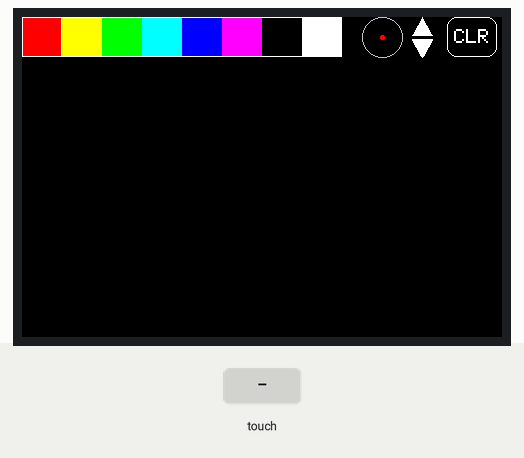
Simulated run of this sketch. Board: STM32 Blue Pill. Shown: 480×320 colour display. Inputs (shaded band) come from the test bench.

Above: at 1.5 s.
1.6 s: touch panel pressed at 13 % / 10 % of its raw x / y range
At 2.4 s:
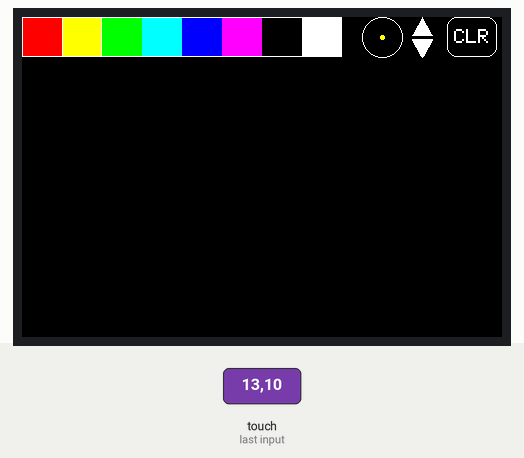
3.1 s: touch panel pressed at 38 % / 10 % of its raw x / y range
At 3.6 s:
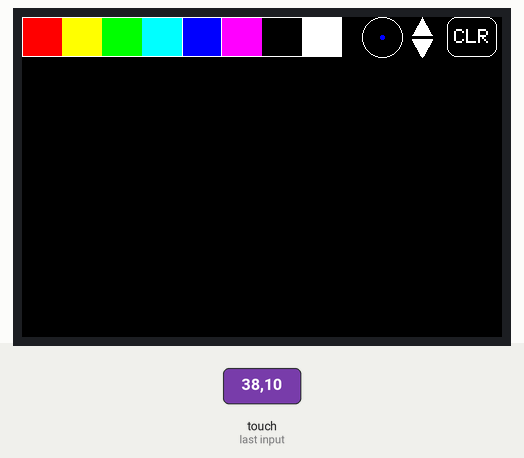
4.6 s: touch panel pressed at 62 % / 10 % of its raw x / y range
6.1 s: touch panel pressed at 87 % / 10 % of its raw x / y range
At 7.0 s:
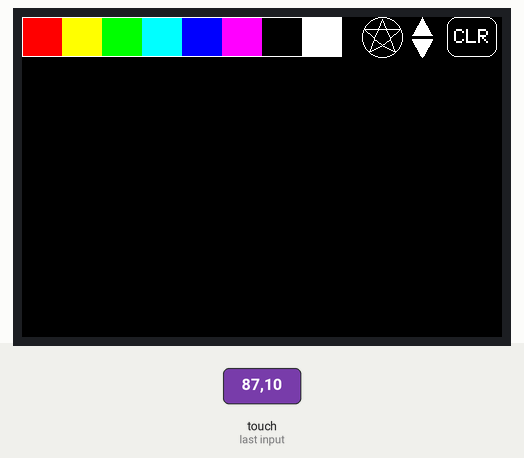
7.6 s: touch panel pressed at 13 % / 10 % of its raw x / y range
At 8.2 s:
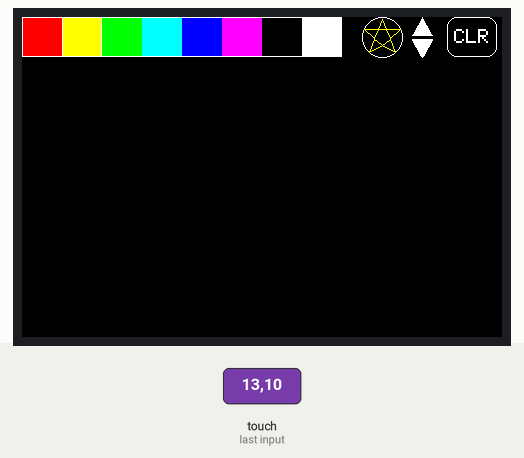
9.1 s: touch panel pressed at 38 % / 10 % of its raw x / y range
At 10.5 s:
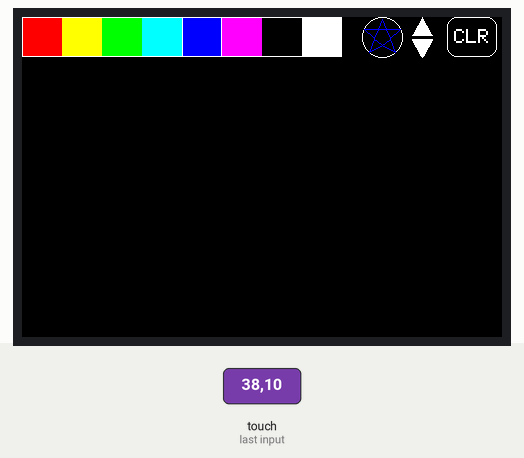
Timing chart, 0 to 11.6 s (numbered marks = the images above; inputs shaded):
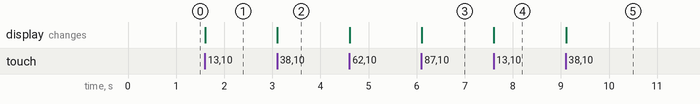

Measured:
- after the input at 1.6 s, the display: changes at once (image 1)
- after the input at 3.1 s, the display: changes at once (image 2)
- after the input at 6.1 s, the display: changes at once (image 3)
- after the input at 7.6 s, the display: changes at once (image 4)
- after the input at 9.1 s, the display: changes at once (image 5)

The sketch:

TSpaint.ino
```cpp
/***************************************************************
Touchscreen paint: screen painting application derived from Adafruit
touchpaint example in https://github.com/adafruit/Adafruit_ILI9341.

Enhanced with more colour selection, clear screen and
variable pen widths using a pressure-sensing zone on the screen.
Also allow for fine width selection through up/down arrows.

Prerequisites:
  3.5" Raspberry Pi tft lcd display (SPI interface)
  Blue pill with stm32duino core
  ST-Link programmer
  USB serial adapter
  Adafruit_GFX_Library
  Adafruit_ILI9486_STM32 driver
  XPT2046 Touchscreen driver
***************************************************************/

#include "Adafruit_ILI9486_STM32.h"
#include <XPT2046_Touchscreen.h>
#include <math.h>

#define TS_CS_PIN  PA3
#define Serial Serial1    //use Serial1 port

#define BOXSIZE 40
#define HALFBOX BOXSIZE/2
#define MIN_PENRADIUS 1
#define MAX_PENRADIUS MIN_PENRADIUS*20

#define TS_MINX 180    //derived from touchscreen calibration
#define TS_MINY 250
#define TS_MAXX 3900
#define TS_MAXY 3900
#define TS_MINZ 800
#define TS_MAXZ 2000

#define BUTTON_X 40    //CLR button specs
#define BUTTON_Y 100
#define BUTTON_W 50
#define BUTTON_H 40
#define BUTTON_TEXTSIZE 2

Adafruit_GFX_Button buttonCLR;
XPT2046_Touchscreen ts(TS_CS_PIN);
Adafruit_ILI9486_STM32 tft;

int oldcolor, currentcolor,PSZx,PSZy,penradius;
int upt,upb,upl,upr,dnt,dnb,dnl,dnr;
bool SMILE;

void setup()
{
  Serial.begin(115200);
  while ( !Serial && (millis() <= 1000) );

  tft.begin();
  if (!ts.begin()) {
    Serial.println("Couldn't start touchscreen controller");
    while (1);
  }
  ts.setRotation(1);    //landscape mode
  tft.setRotation(1);   //landscape mode
  tft.setTextColor(WHITE);
  tft.setTextSize(2);
  tft.setCursor(0, 0);
  tft.fillScreen(BLACK);

//draw the color selection boxes
  tft.fillRect(0, 0, BOXSIZE, BOXSIZE, RED);
  tft.fillRect(BOXSIZE, 0, BOXSIZE, BOXSIZE, YELLOW);
  tft.fillRect(BOXSIZE*2, 0, BOXSIZE, BOXSIZE, GREEN);
  tft.fillRect(BOXSIZE*3, 0, BOXSIZE, BOXSIZE, CYAN);
  tft.fillRect(BOXSIZE*4, 0, BOXSIZE, BOXSIZE, BLUE);
  tft.fillRect(BOXSIZE*5, 0, BOXSIZE, BOXSIZE, MAGENTA);
  tft.fillRect(BOXSIZE*6, 0, BOXSIZE, BOXSIZE, BLACK);
  tft.fillRect(BOXSIZE*7, 0, BOXSIZE, BOXSIZE, WHITE);
  tft.drawRect(0, 0, BOXSIZE*8, BOXSIZE, WHITE);    //draw white outline around all boxes

//set default color as RED
  tft.drawRect(0, 0, BOXSIZE, BOXSIZE, WHITE);   //draw white outline around default box
  currentcolor = RED;
  SMILE=true;                  //set smile/sad icon

  penradius=MIN_PENRADIUS+1;   //default pen width
  PSZx=BOXSIZE*9;              //xcoord of Pressure Sensing Zone(PSZ) on screen
  PSZy=HALFBOX;                //ycoord of Pressure Sensing Zone(PSZ) on screen

  tft.drawCircle(PSZx,PSZy,HALFBOX,LIGHTGREY);        //draw circular outline of PSZ
  tft.fillCircle(PSZx,PSZy,penradius,currentcolor);   //fill PSZ with pen colour

//setup up and down arrow zone boundaries to detect manual pen width selection. Boundaries
//are relative to the size and coordinates of the arrows.
  upt=0;                //up arrow top bound
  upb=BOXSIZE-22;       //up arrow bottom bound
  upl=(BOXSIZE*10)-10;  //up arrow left bounds
  upr=(BOXSIZE*10)+10;  //up arrow right bounds

  dnt=BOXSIZE-18;       //down arrow top bound
  dnb=BOXSIZE;          //down arrow bottom bound
  dnl=(BOXSIZE*10)-10;  //down arrow left bound
  dnr=(BOXSIZE*10)+10;  //down arrow right bound

//draw up/down arrows according to the boundaries specified.
  tft.fillTriangle(BOXSIZE*10,0,upl,upb,upr,upb,WHITE);        //up arrow
  tft.fillTriangle(BOXSIZE*10,BOXSIZE,dnl,dnt,dnr,dnt,WHITE);  //down arrow

  buttonCLR.initButton(&tft,(BOXSIZE*11)+10,20,BUTTON_W,BUTTON_H,WHITE,BLACK,WHITE,"CLR",BUTTON_TEXTSIZE);
  buttonCLR.drawButton();
}

void loop(void) {
  if (ts.bufferEmpty() || !ts.touched()) {
    return;
  }

  TS_Point p = ts.getPoint();
//Scale detected touchscreen values to tft width/height using calibrated values.
  p.x = map(p.x, TS_MINX, TS_MAXX, 0, tft.width());
  p.y = map(p.y, TS_MINY, TS_MAXY, 0, tft.height());

//handle CLR button press
  if (buttonCLR.contains(p.x,p.y)) {
    buttonCLR.press(true);
  }
  if (buttonCLR.justPressed()) {
    buttonCLR.drawButton(true);    //invert button colours
    tft.fillRect(0, BOXSIZE+1, tft.width(), tft.height(), BLACK);   //clear out drawing zone
    buttonCLR.press(false);
    if (buttonCLR.justReleased())
      buttonCLR.drawButton();      //normal colours
  }

//handle PSZ press
  if ((p.x > PSZx-HALFBOX && p.x < PSZx+HALFBOX) && (p.y > PSZy-HALFBOX && p.y < PSZy+HALFBOX)) {
    penradius = map(p.z, TS_MINZ, TS_MAXZ, MIN_PENRADIUS, MAX_PENRADIUS);    //convert p.z to pen widths
    tft.fillCircle(PSZx,PSZy,HALFBOX,BLACK);          //clear PSZ on screen
    tft.drawCircle(PSZx,PSZy,HALFBOX,WHITE);          //draw zone outline
    tft.fillCircle(PSZx,PSZy,penradius,currentcolor); //refresh pen size on screen
    delay(200);
  }

//handle up arrow press
  if ((p.x > upl && p.x < upr) && (p.y > upt && p.y < upb)) {
    if (penradius >= MAX_PENRADIUS)
      penradius=MAX_PENRADIUS;
    else
      penradius++;
    tft.fillCircle(PSZx,PSZy,HALFBOX,BLACK);
    tft.drawCircle(PSZx,PSZy,HALFBOX,WHITE);
    if (penradius < MAX_PENRADIUS)
      tft.fillCircle(PSZx,PSZy,penradius,currentcolor);    //refresh pen size
    else {
      drawSmiley(&tft,PSZx,PSZy,penradius,currentcolor);   //smiley if at max size
    }
    delay(200);
  }

//handle down arrow press
  if ((p.x > dnl && p.x < dnr) && (p.y > dnt && p.y < dnb)) {
    if (penradius <= MIN_PENRADIUS)
      penradius=MIN_PENRADIUS;
    else
      penradius--;
    tft.fillCircle(PSZx,PSZy,HALFBOX,BLACK);
    tft.drawCircle(PSZx,PSZy,HALFBOX,WHITE);
    if (penradius > MIN_PENRADIUS)
      tft.fillCircle(PSZx,PSZy,penradius,currentcolor);   //refresh pen size
    else
      drawStar(&tft,PSZx,PSZy,penradius,currentcolor);    //star if at min size
    delay(200);
  }

//handle colour box press
  if (p.y < BOXSIZE) {        //if p.y is within box bounds
     oldcolor = currentcolor;

     if (p.x < BOXSIZE) {     //find which box is pressed by p.x
       currentcolor = RED;
       tft.drawRect(0, 0, BOXSIZE, BOXSIZE, WHITE);      //and draw new outline of box
     } else if (p.x < BOXSIZE*2) {
       currentcolor = YELLOW;
       tft.drawRect(BOXSIZE, 0, BOXSIZE, BOXSIZE, WHITE);
     } else if (p.x < BOXSIZE*3) {
       currentcolor = GREEN;
       tft.drawRect(BOXSIZE*2, 0, BOXSIZE, BOXSIZE, WHITE);
     } else if (p.x < BOXSIZE*4) {
       currentcolor = CYAN;
       tft.drawRect(BOXSIZE*3, 0, BOXSIZE, BOXSIZE, WHITE);
     } else if (p.x < BOXSIZE*5) {
       currentcolor = BLUE;
       tft.drawRect(BOXSIZE*4, 0, BOXSIZE, BOXSIZE, WHITE);
     } else if (p.x < BOXSIZE*6) {
       currentcolor = MAGENTA;
       tft.drawRect(BOXSIZE*5, 0, BOXSIZE, BOXSIZE, WHITE);
     } else if (p.x < BOXSIZE*7) {
       currentcolor = BLACK;
       tft.drawRect(BOXSIZE*6, 0, BOXSIZE, BOXSIZE, WHITE);
     } else if (p.x < BOXSIZE*8) {
       currentcolor = WHITE;
       tft.drawRect(BOXSIZE*7, 0, BOXSIZE, BOXSIZE, WHITE);
     }

     if (oldcolor != currentcolor) {      //new colour selected?
        if (oldcolor == RED)
          tft.fillRect(0, 0, BOXSIZE, BOXSIZE, RED);      //redraw box to clear previous outline
        if (oldcolor == YELLOW)
          tft.fillRect(BOXSIZE, 0, BOXSIZE, BOXSIZE, YELLOW);
        if (oldcolor == GREEN)
          tft.fillRect(BOXSIZE*2, 0, BOXSIZE, BOXSIZE, GREEN);
        if (oldcolor == CYAN)
          tft.fillRect(BOXSIZE*3, 0, BOXSIZE, BOXSIZE, CYAN);
        if (oldcolor == BLUE)
          tft.fillRect(BOXSIZE*4, 0, BOXSIZE, BOXSIZE, BLUE);
        if (oldcolor == MAGENTA)
          tft.fillRect(BOXSIZE*5, 0, BOXSIZE, BOXSIZE, MAGENTA);
        if (oldcolor == BLACK)
          tft.fillRect(BOXSIZE*6, 0, BOXSIZE, BOXSIZE, BLACK);
        if (oldcolor == WHITE)
          tft.fillRect(BOXSIZE*7, 0, BOXSIZE, BOXSIZE, WHITE);
        tft.drawRect(0, 0, BOXSIZE*8, BOXSIZE, WHITE);  //refresh outline around all boxes

        tft.fillCircle(PSZx,PSZy,HALFBOX,BLACK);      //clear PSZ
        tft.drawCircle(PSZx,PSZy,HALFBOX,WHITE);

        if (penradius == MAX_PENRADIUS)
          drawSmiley(&tft,PSZx, PSZy, penradius, currentcolor);   //refresh PSZ
        else if (penradius == MIN_PENRADIUS)
          drawStar(&tft,PSZx, PSZy, penradius, currentcolor);     //refresh PSZ
        else
          tft.fillCircle(PSZx,PSZy,penradius,currentcolor);       //refresh PSZ
      }
  }

//draw a circle representing the point x,y returned by the tft sensor.
//Check circle lies within the drawing area bounds.
  if (penradius == MIN_PENRADIUS && (p.y-HALFBOX) > BOXSIZE) {         //special check for star
      drawStar(&tft,p.x, p.y, penradius, currentcolor);                //coz pen width=minimum
  }
  else if (((p.y-penradius) > BOXSIZE) && ((p.y+penradius) < tft.height())) {
    if (penradius == MAX_PENRADIUS)
      drawSmiley(&tft,p.x, p.y, penradius, currentcolor);
    else
      tft.fillCircle(p.x, p.y, penradius, currentcolor);
  }
}

//draw smiley or sad face.
void drawSmiley(Adafruit_GFX *gfx,int x,int y,int penradius,uint16_t currentcolor) {
  int xoffset=3;
  int yoffset=4;
  gfx->fillCircle(x,y,penradius,currentcolor);    //fill the face
  gfx->fillCircle(x-(penradius/xoffset),y-(penradius/yoffset),3,BLACK);  //left eye
  gfx->fillCircle(x+(penradius/xoffset),y-(penradius/yoffset),3,BLACK);  //right eye

  if (SMILE) {   //smiley face
    for (int roffset=7; roffset < 10; roffset++) {     //draw several times for thicker line
      for (double c = -1.15 ; c < 1.2 ; c += 0.05) {   //arc at bottom of circle
        gfx->drawPixel(sin(c)*(penradius-roffset)+x,cos(c)*(penradius-roffset)+y,BLACK);
      }
    }
  }
  else {  //sad face
    for (int roffset=7; roffset < 10; roffset++) {   //draw several times for thicker line
      for (double c = 2.25; c < 4.0; c += 0.05) {    //arc at top of circle shifted downwards
        gfx->drawPixel(sin(c)*(penradius-roffset)+x,cos(c)*(penradius-roffset)+y*2,BLACK);
      }
    }
  }
}

//draw 5-point star.
void drawStar(Adafruit_GFX *gfx,int x,int y,int penradius,uint16_t currentcolor) {
  gfx->drawTriangle(x,y-18,x-4,y-8,x+4,y-8,currentcolor);     //top
  gfx->drawTriangle(x-18,y-8,x-4,y-8,x-8,y+1,currentcolor);   //left
  gfx->drawTriangle(x+18,y-8,x+4,y-8,x+8,y+1,currentcolor);   //right
  gfx->drawTriangle(x-13,y+15,x-8,y+2,x,y+8,currentcolor);    //bottom left
  gfx->drawTriangle(x+13,y+15,x+8,y+2,x,y+8,currentcolor);    //bottom right
}
```
